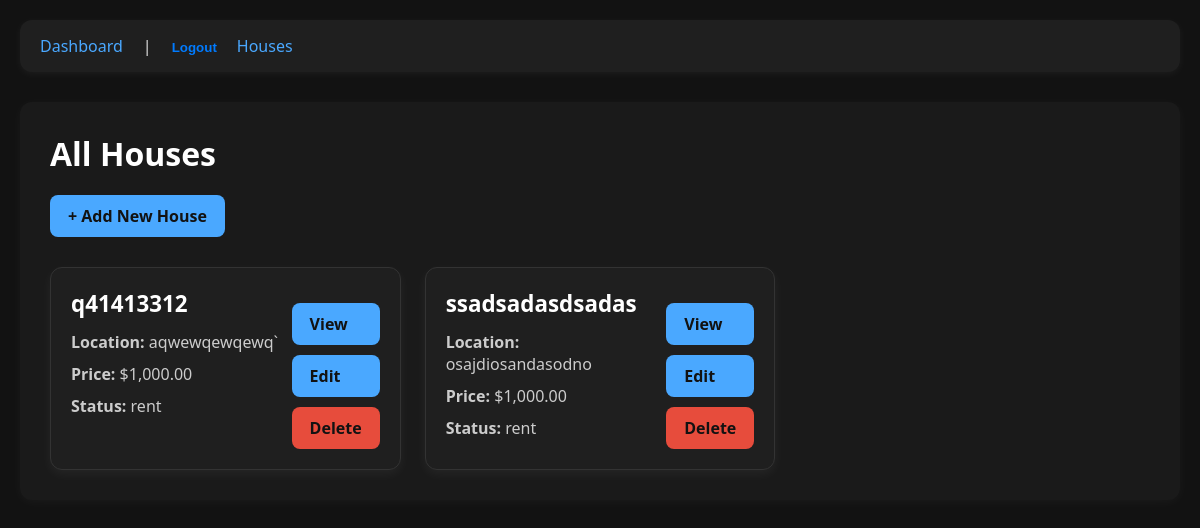
The page /houses/ (signed in) on the database as committed earlier.
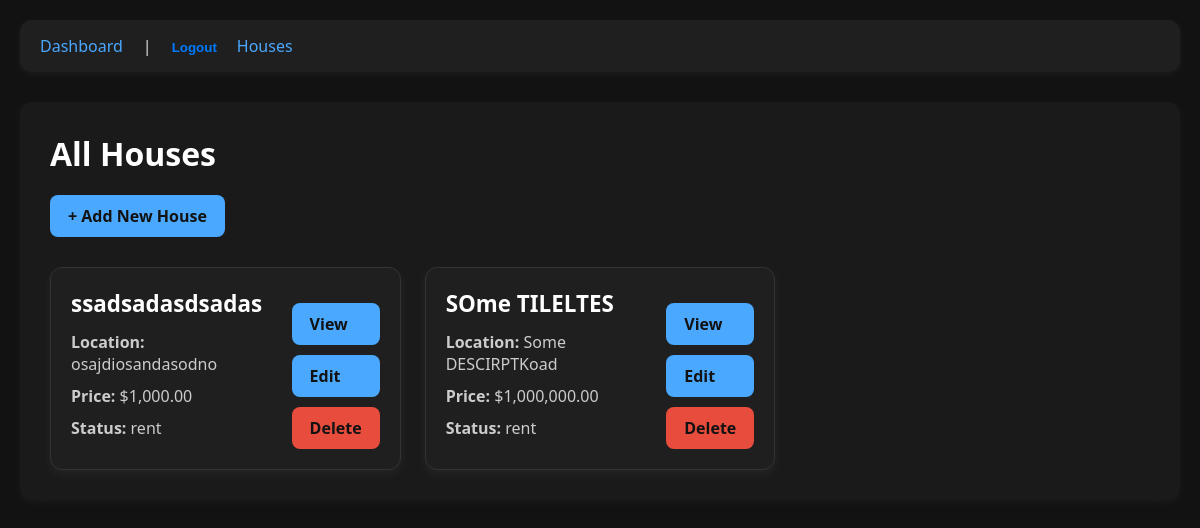
The same page on the database as committed later.
### houses/models.py (models this page shows, shortened)
class House(models.Model):
    PROPERTY_TYPES = [
        ('house', 'House'),
        ('apartment', "Apartment"),
        ('condo',"Condo"),
        ('commercial','Commercial'),
        ('land','Land'),
    ]
    STATUS_CHOICES = [
        ('sale', 'Sale'),
        ('rent', 'Rent'),
        ('sold', 'Sold'),
        ('pending', 'Pending'),
    ]
    title = models.CharField(max_length=100)
    property_type = models.CharField(max_length=20, choices=PROPERTY_TYPES, default='apartment')
    price = models.DecimalField(max_digits=12, decimal_places=3, )
    status = models.CharField(max_length=10, choices=STATUS_CHOICES, default='rent')
    description = models.TextField(blank=True)
    address = models.TextField()
    latitude = models.DecimalField(max_digits=9, decimal_places=6, blank=True, null=True)
    longitude = models.DecimalField(max_digits=9, decimal_places=6, blank=True, null=True)
    bedrooms = models.PositiveIntegerField(default=3)
    bathrooms = models.PositiveIntegerField(default=1)
    lot_size = models.PositiveIntegerField()
    year_built = models.PositiveIntegerField(blank=True, null=True)
    floor_number = models.PositiveIntegerField(blank=True, null=True)
    total_floors = models.PositiveIntegerField(blank=True, null=True)
    parking_spaces = models.PositiveIntegerField(default=0)
    price = models.DecimalField(max_digits=15, decimal_places=2)
    main_image = models.ImageField(upload_to='houses/', blank=True, null=True)
    created_at = models.DateTimeField(auto_now_add=True)
    updated_at = models.DateTimeField(auto_now=True)
    agent = models.ForeignKey(
        settings.AUTH_USER_MODEL,
        on_delete=models.CASCADE,
        related_name='houses',
        )

### houses/views.py (the view)
# urls.py: path('', HouseListView.as_view(), name='list'),
class HouseListView(LoginRequiredMixin, ListView):
    model = House
    template_name = "houses/list.html"
    context_object_name = "houses"
    def get_queryset(self):
        return House.objects.filter(agent=self.request.user)

### houses/templates/houses/list.html (shortened to what this page needs)
{% extends 'base.html' %}
{% load humanize %}
{% load static %}
{% block extra_css %}
<link rel="stylesheet" href="{% static 'houses/css/list.css' %}">
{% endblock %}
{% block content %}
<h1>All Houses</h1>
<a href="{% url 'houses:create' %}" class="button">+ Add New House</a>
<div class="card-grid">
    {% for house in houses %}
    <div class="card">
        <div>
            <h2 class="card-title">{{ house.title }}</h2>
            <p><strong>Location:</strong> {{ house.address }}</p>
            <p><strong>Price:</strong> ${{ house.price|intcomma }}</p>
            <p><strong>Status:</strong> {{ house.status }}</p>
        </div>
        <div class="card-actions">
            <a href="{% url 'houses:detail' house.id %}" class="button">View</a>
            <a href="{% url 'houses:update' house.id %}" class="button">Edit</a>
            <a href="{% url 'houses:delete' house.id %}" class="button delete-button">Delete</a>
        </div>
    </div>
    {% empty %}
    <p class="text-center">No houses yet.</p>
    {% endfor %}
</div>
{% endblock %}

### templates/base.html (shortened to what this page needs)
{% load static %}
<!DOCTYPE html>
<html lang="en">
<head>
    <link rel="stylesheet" href="{% static 'css/style.css' %}">
    {% block extra_css %}{% endblock %}
</head>
<body>
    <nav>
        <a href="{% url 'dashboard:dashboard' %}">Dashboard</a> |
        {% if user.is_authenticated %}
            <form action="{% url 'logout' %}" method="post" style="display:inline;">
                <button type="submit" style="background:none;border:none;padding:0;color:#007bff;cursor:pointer;">Logout</button>
            </form>
        {% else %}
            <a href="{% url 'login' %}">Login</a>
        {% endif %}
        <a href="{% url 'houses:list' %}">Houses</a>
    </nav>
    <main>
        {% block content %}{% endblock %}
    </main>
</body>
</html>

### static/css/style.css (style rules this page uses)
* { margin: 0; padding: 0; box-sizing: border-box; }
body { font-family: 'Segoe UI', Tahoma, Geneva, Verdana, sans-serif; background-color: #121212; color: #e0e0e0; padding: 20px; }
nav { background-color: #1f1f1f; padding: 15px 20px; border-radius: 12px; box-shadow: 0 2px 8px rgba(255, 255, 255, 0.05); margin-bottom: 30px; display: flex; gap: 20px; }
nav a { color: #4aa8ff; text-decoration: none; font-weight: 500; transition: color 0.2s ease; }
main { background-color: #1a1a1a; padding: 30px; border-radius: 12px; box-shadow: 0 2px 12px rgba(255, 255, 255, 0.04); }
h1, h2 { color: #ffffff; margin-bottom: 20px; }
button, .button { background-color: #4aa8ff; color: #121212; padding: 10px 18px; border: none; border-radius: 8px; cursor: pointer; font-weight: 600; transition: background-color 0.2s ease; text-decoration: none; display: inline-block; }

### houses/static/houses/css/list.css (style rules this page uses)
.card-grid { display: grid; grid-template-columns: repeat(3, 1fr); gap: 24px; margin-top: 30px; }
.card { background-color: #1f1f1f; border: 1px solid #333; border-radius: 12px; padding: 20px; box-shadow: 0 4px 12px rgba(255, 255, 255, 0.05); transition: transform 0.2s ease, box-shadow 0.2s ease; display: flex; flex-direction: row; justify-content: space-between; }
.card-title { font-size: 1.4rem; margin-bottom: 12px; color:#fff; }
.card p { margin-bottom: 10px; color: #ccc; }
.card-actions { margin-top: auto; display: flex; flex-direction: column; gap: 10px; flex-wrap: wrap; justify-content: flex-end; }
.delete-button { background-color: #e74c3c; }

Rows that differ between the two databases and show on the page:
removed House: title "q41413312", address "aqwewqewqewq`", price "1,000.00", status "rent"
added House: title "SOme TILELTES", address "Some DESCIRPTKoad", price "1,000,000.00", status "rent"
